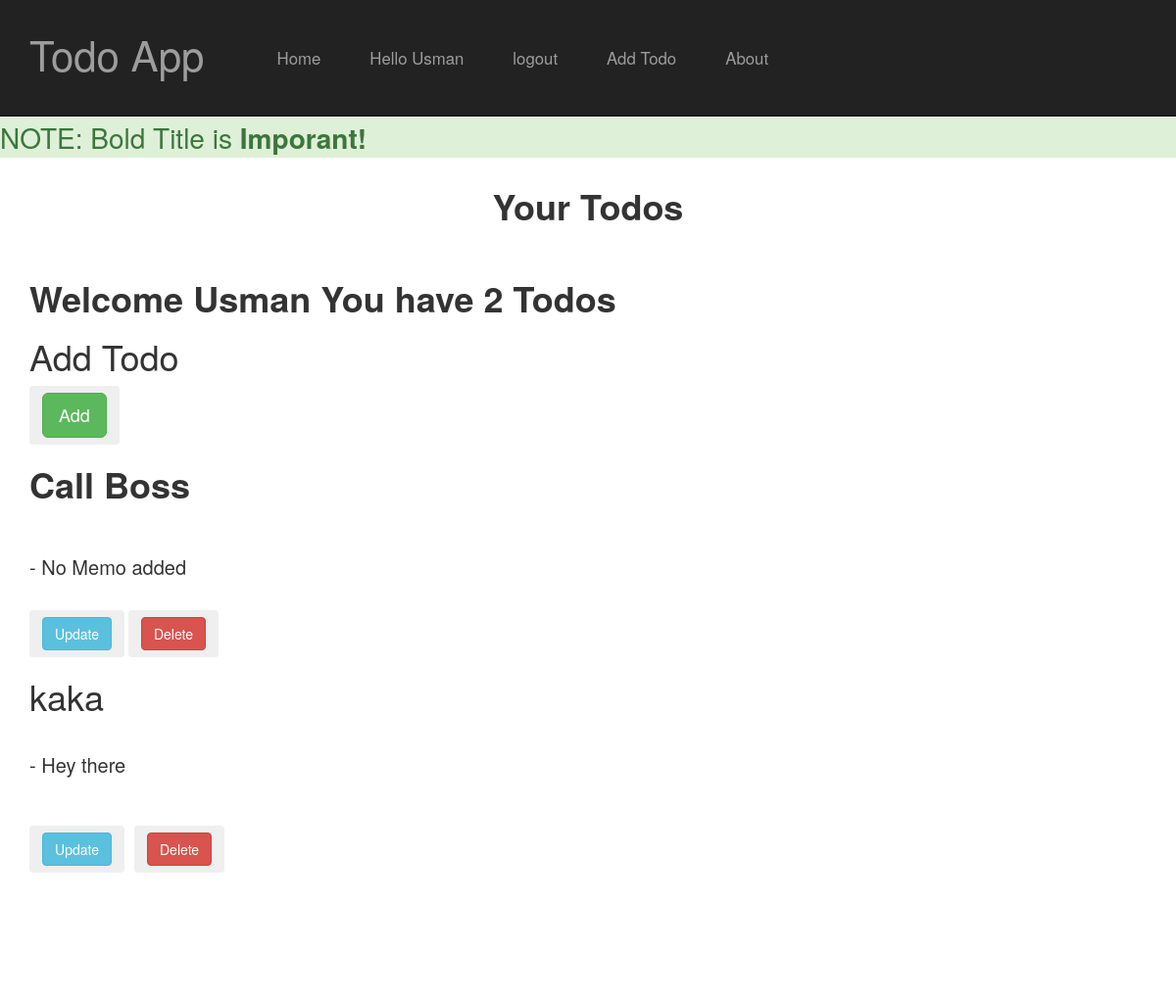
Screenshot of /list/ (signed in) with the database file from the repository.
### todo/models.py (models this page shows, shortened)
class Todo(models.Model):
    title = models.CharField(max_length=50)
    memo = models.TextField(blank=True, default="No Memo added")
    DateCreated = models.DateTimeField(auto_now_add=True)
    DateCompleted = models.DateTimeField(null=True, blank=True)
    important = models.BooleanField(default=False)
    user = models.ForeignKey(User, on_delete=models.CASCADE)  #Giving the  content specific to the user!

### todo/views.py (the view)
# urls.py: path("list/",views.todoList,name="list"), #LISTING ALL TODOS
def todoList(request):
    form = Todo.objects.filter(user=request.user)
    return render(request,"list.html",{"list":form})

### todo/templates/list.html (shortened to what this page needs)
{% extends 'nav.html' %} {% load static %} {% block content %}
<br><br><br><br>
<br><br>
<p class=" alert-success" style="font-size: 2em;">NOTE: Bold Title is <b>Imporant!</b>
</p>
<div class=" container">
    <h1 style="padding-bottom: 3%; text-align:center; font-weight:bold;">Your Todos</h1>
    <h1 style="font-weight: bold;">Welcome {{user.first_name}} You have {{list.count}} Todo{{list.count|pluralize}}</h1>
    {% if user.is_authenticated %} {% if user.Todo == None %}
    <h1>Add Todo</h1>
    <button class="btn"><a href="{% url 'create' %}" class="btn btn-success btn-lg">Add</a></button>{% endif %} {% for i in list %}
    <h1>{% if i.important %} <b>{% endif %}{{i.title}}{% if i.important %}</h1></b>{% endif %} <br><br>
        <p style="font-size: 20px; "> {% if i.memo%} - {{i.memo}}{% endif%}</p><br>
        <button type="submit" class="btn"><a href="{% url 'update' i.id  %}" class="btn btn-info">Update</a> </button>
        <button type="submit" class="btn"><a href="{% url 'delete' i.id  %}" class="btn btn-danger">Delete</a> </button> {% endfor %}
        <br><br><br><br>{% endif %} {% endblock %}

### todo/templates/nav.html (shortened to what this page needs)
{% load static %}
<!DOCTYPE html>
<html lang="en">
<head>
    <link rel="stylesheet" href="{% static 'bootstrap.css' %}">
</head>
<body>
    <nav class="navbar navbar-inverse navbar-fixed-top">
        <div class="container">
            <div class="navbar-header">
                <a class="navbar-brand" href="#">Todo App</a>
            </div>
            <div id="navbar" class="collapse navbar-collapse">
                <ul class="nav navbar-nav">
                    {% if user.is_authenticated %}
                    <li><a href="{% url 'list' %}">Home</a></li>
                    <li><a href="">Hello {{user.first_name}}</a></li>
                    <li><a href="{% url 'logout'  %}">logout</a></li>
                    <li><a href="{% url 'create'  %}">Add Todo</a></li>
                    <li><a href="{% url 'about' %}">About</a></li>
                    {% endif %}
                </ul>
            </div>
        </div>
    </nav>
    {% block content %} {% endblock %}
</body>
</html>

### rows the page displays
Todo: title "Call Boss", memo "No Memo added"
Todo: title "kaka", memo "Hey there"

### other values shown
{{ user.first_name }} "Usman"
{{ list.count }} "2"
